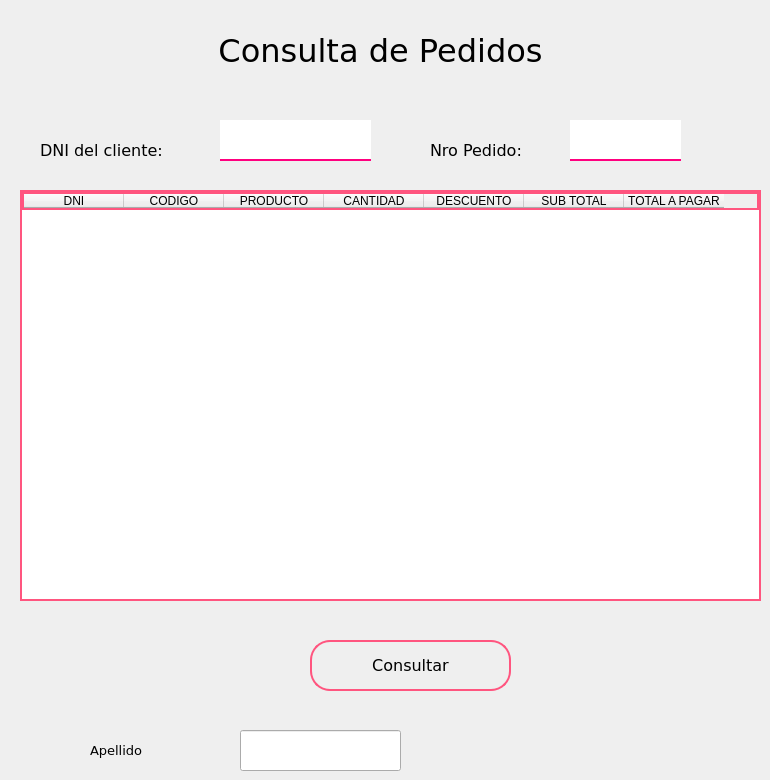
               <widget class="QWidget" name="pagConsultaPedidos">
                <widget class="QLabel" name="label_14">
                 <property name="geometry">
                  <rect>
                   <x>90</x>
                   <y>730</y>
                   <width>111</width>
                   <height>41</height>
                  </rect>
                 </property>
                 <property name="font">
                  <font>
                   <family>Verdana</family>
                   <pointsize>10</pointsize>
                  </font>
                 </property>
                 <property name="text">
                  <string>Apellido</string>
                 </property>
                </widget>
                <widget class="QLineEdit" name="lineEdit_14">
                 <property name="geometry">
                  <rect>
                   <x>240</x>
                   <y>730</y>
                   <width>161</width>
                   <height>41</height>
                  </rect>
                 </property>
                </widget>
                <widget class="QTableWidget" name="tblConsultaPedido">
                 <property name="geometry">
                  <rect>
                   <x>20</x>
                   <y>190</y>
                   <width>741</width>
                   <height>411</height>
                  </rect>
                 </property>
                 <property name="styleSheet">
                  <string notr="true">border:2px solid rgb(255, 85, 127);</string>
                 </property>
                 <column>
                  <property name="text">
                   <string>DNI</string>
                  </property>
                 </column>
                 <column>
                  <property name="text">
                   <string>CODIGO</string>
                  </property>
                 </column>
                 <column>
                  <property name="text">
                   <string>PRODUCTO</string>
                  </property>
                 </column>
                 <column>
                  <property name="text">
                   <string>CANTIDAD</string>
                  </property>
                 </column>
                 <column>
                  <property name="text">
                   <string>DESCUENTO</string>
                  </property>
                 </column>
                 <column>
                  <property name="text">
                   <string>SUB TOTAL</string>
                  </property>
                 </column>
                 <column>
                  <property name="text">
                   <string>TOTAL A PAGAR</string>
                  </property>
                 </column>
                </widget>
                <widget class="QLabel" name="label_29">
                 <property name="geometry">
                  <rect>
                   <x>40</x>
                   <y>130</y>
                   <width>171</width>
                   <height>41</height>
                  </rect>
                 </property>
                 <property name="font">
                  <font>
                   <family>Verdana</family>
                   <pointsize>12</pointsize>
                  </font>
                 </property>
                 <property name="text">
                  <string>DNI del cliente:</string>
                 </property>
                </widget>
                <widget class="QLineEdit" name="txtConsultaDniPedido">
                 <property name="geometry">
                  <rect>
                   <x>220</x>
                   <y>120</y>
                   <width>151</width>
                   <height>41</height>
                  </rect>
                 </property>
                 <property name="font">
                  <font>
                   <pointsize>12</pointsize>
                  </font>
                 </property>
                 <property name="styleSheet">
                  <string notr="true">QLineEdit{
background-color: rgb(255, 255, 255);
border:none;
border-bottom:2px solid rgb(255, 0, 127);
padding-bottom:7px;
}</string>
                 </property>
                 <property name="alignment">
                  <set>Qt::AlignBottom|Qt::AlignLeading|Qt::AlignLeft</set>
                 </property>
                </widget>
                <widget class="QLabel" name="label_30">
                 <property name="geometry">
                  <rect>
                   <x>180</x>
                   <y>20</y>
                   <width>401</width>
                   <height>61</height>
                  </rect>
                 </property>
                 <property name="font">
                  <font>
                   <family>Verdana</family>
                   <pointsize>24</pointsize>
                  </font>
                 </property>
                 <property name="text">
                  <string>Consulta de Pedidos</string>
                 </property>
                 <property name="alignment">
                  <set>Qt::AlignCenter</set>
                 </property>
                </widget>
                <widget class="QLabel" name="label_28">
                 <property name="geometry">
                  <rect>
                   <x>430</x>
                   <y>130</y>
                   <width>151</width>
                   <height>41</height>
                  </rect>
                 </property>
                 <property name="font">
                  <font>
                   <family>Verdana</family>
                   <pointsize>12</pointsize>
                  </font>
                 </property>
                 <property name="text">
                  <string>Nro Pedido:</string>
                 </property>
                </widget>
                <widget class="QLineEdit" name="txtConsultaNumPedido">
                 <property name="geometry">
                  <rect>
                   <x>570</x>
                   <y>120</y>
                   <width>111</width>
                   <height>41</height>
                  </rect>
                 </property>
                 <property name="font">
                  <font>
                   <pointsize>12</pointsize>
                  </font>
                 </property>
                 <property name="styleSheet">
                  <string notr="true">QLineEdit{
background-color: rgb(255, 255, 255);
border:none;
border-bottom:2px solid rgb(255, 0, 127);
padding-bottom:7px;
}</string>
                 </property>
                 <property name="alignment">
                  <set>Qt::AlignBottom|Qt::AlignLeading|Qt::AlignLeft</set>
                 </property>
                </widget>
                <widget class="QPushButton" name="btnConsultaPedido">
                 <property name="geometry">
                  <rect>
                   <x>310</x>
                   <y>640</y>
                   <width>201</width>
                   <height>51</height>
                  </rect>
                 </property>
                 <property name="font">
                  <font>
                   <family>Verdana</family>
                   <pointsize>12</pointsize>
                  </font>
                 </property>
                 <property name="styleSheet">
                  <string notr="true">QPushButton{
border:2px solid rgb(255, 85, 127);
border-radius:20px;

}

QPushButton:hover{
background-color:qlineargradient(spread:pad, x1:1, y1:1, x2:0.06, y2:0.131227, stop:0.373134 rgba(249, 148, 207, 255), stop:1 rgba(255, 255, 255, 255))
}</string>
                 </property>
                 <property name="text">
                  <string>Consultar</string>
                 </property>
                </widget>
                <widget class="QLabel" name="label_32">
                 <property name="geometry">
                  <rect>
                   <x>670</x>
                   <y>30</y>
                   <width>71</width>
                   <height>71</height>
                  </rect>
                 </property>
                 <property name="text">
                  <string/>
                 </property>
                 <property name="pixmap">
                  <pixmap>logo1.png</pixmap>
                 </property>
                 <property name="scaledContents">
                  <bool>true</bool>
                 </property>
                </widget>
               </widget>
